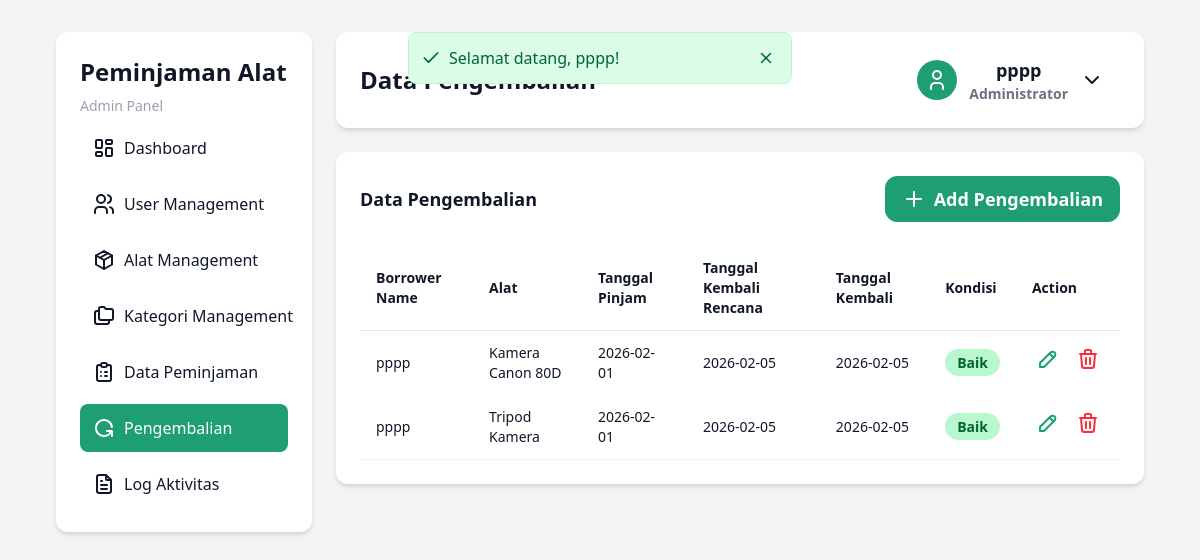
Before: /pages/admin/pengembalian.php (signed in) with the older database file.
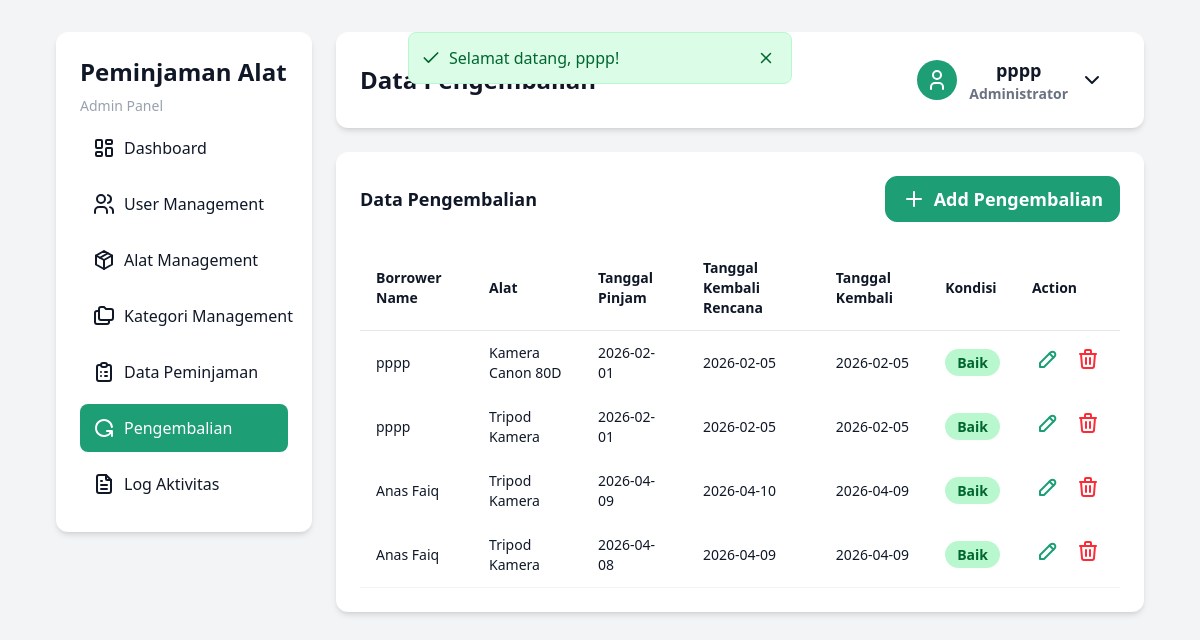
After: the same page with the newer database file.
### tables this page shows
CREATE TABLE `pengembalian` (
  `id_pengembalian` int NOT NULL,
  `id_peminjaman` int NOT NULL,
  `tanggal_kembali` date NOT NULL,
  `kondisi_kembali` enum('Baik','Rusak') DEFAULT 'Baik',
  `denda` int DEFAULT '0',
  `created_at` timestamp NOT NULL DEFAULT CURRENT_TIMESTAMP
);

CREATE TABLE `users` (
  `id_user` int NOT NULL,
  `nama` varchar(100) NOT NULL,
  `username` varchar(100) NOT NULL,
  `password` varchar(255) NOT NULL,
  `role` enum('admin','petugas','peminjam') NOT NULL
);

CREATE TABLE `alat` (
  `id_alat` int NOT NULL,
  `id_kategori` int NOT NULL,
  `nama_alat` varchar(150) NOT NULL,
  `kondisi` enum('Baik','Rusak Ringan','Rusak Berat') DEFAULT 'Baik',
  `harga_barang` int NOT NULL,
  `harga_sewa` int NOT NULL,
  `stok` int NOT NULL,
  `created_at` timestamp NOT NULL DEFAULT CURRENT_TIMESTAMP
);

CREATE TABLE `peminjaman` (
  `id_peminjaman` int NOT NULL,
  `id_user` int NOT NULL,
  `tanggal_pinjam` date NOT NULL,
  `tanggal_kembali_rencana` date NOT NULL,
  `status` enum('Menunggu','Disetujui','Ditolak') DEFAULT 'Menunggu',
  `total_biaya` int DEFAULT '0',
  `status_pembayaran` enum('Belum Dibayar','Lunas') DEFAULT 'Belum Dibayar',
  `created_at` timestamp NOT NULL DEFAULT CURRENT_TIMESTAMP
);

### pages/admin/pengembalian.php (the view, shortened to what the changed rows need)
<?php
include '../../config/conn.php';
$query = mysqli_query(
    $conn,
    "SELECT pengembalian.*, users.nama as nama_peminjam, alat.nama_alat, peminjaman.tanggal_pinjam, peminjaman.tanggal_kembali_rencana, detail_peminjaman.jumlah AS jumlah FROM pengembalian
            JOIN peminjaman ON pengembalian.id_peminjaman = peminjaman.id_peminjaman
            JOIN users ON peminjaman.id_user = users.id_user
            JOIN detail_peminjaman ON peminjaman.id_peminjaman = detail_peminjaman.id_peminjaman
            JOIN alat ON detail_peminjaman.id_alat = alat.id_alat"
);
?>
<!DOCTYPE html>
<html lang="en">
  <head>
    <link rel="stylesheet" href="../../src/output.css" />
  </head>
  <body class="flex gap-6 min-h-screen w-full py-8 px-14">
    <?php
      include '../components/sidebar.php'
    ?>
    <main class="right-dashboard-section">
      <div class="main-card">
        <section class="equipment-table-section">
          <table class="crud-table">
            <thead>
              <tr>
                <td class="table-header">Borrower Name</td>
                <td class="table-header">Alat </td>
                <td class="table-header">Tanggal Pinjam</td>
                <td class="table-header">Tanggal Kembali Rencana</td>
                <td class="table-header">Tanggal Kembali</td>
                <td class="table-header">Kondisi</td>
                <td class="table-header">Action</td>
              </tr>
            </thead>
            <tbody>
              <?php
              while ($data = mysqli_fetch_assoc($query)) :
                  $kondisi_kembali = $data['kondisi_kembali'];
                  if ($kondisi_kembali == "Baik") {
                      $statusColor = "bg-green-200 text-green-800";
                  } elseif ($kondisi_kembali == "Rusak") {
                      $statusColor = "bg-red-200 text-red-800";
                  } else {
                      $statusColor = "bg-gray-200 text-gray-200";
                  }
              ?>
              <tr>
                <td><?= $data['nama_peminjam'] ?></td>
                <td><?= $data['nama_alat'] ?></td>
                <td><?= $data['tanggal_pinjam'] ?></td>
                <td><?= $data['tanggal_kembali_rencana'] ?></td>
                <td><?= $data['tanggal_kembali'] ?></td>
                <td class="equipment-status">
                  <span class="<?= $statusColor ?>"><?= $data['kondisi_kembali'] ?></span>
                </td>
                <td class="button-wrapper">
                  <a href="#"
                     data-id="<?= $data['id_pengembalian']; ?>"
                     data-id-peminjaman="<?= $data['id_peminjaman']; ?>"
                     data-tanggal-kembali="<?= $data['tanggal_kembali']; ?>"
                     data-kondisi-kembali="<?= $data['kondisi_kembali']; ?>"
                     data-denda="<?= $data['denda']; ?>"
                     class="edit-button">
                    <svg xmlns="http://www.w3.org/2000/svg" width="24" height="24" viewBox="0 0 24 24" fill="none" stroke="currentColor" stroke-width="2" stroke-linecap="round" stroke-linejoin="round">
                      <path d="M4 20h4l10.5 -10.5a2.828 2.828 0 1 0 -4 -4l-10.5 10.5v4"/>
                      <path d="M13.5 6.5l4 4" />
                    </svg>
                  </a>
                  <a href="proses/proses-delete-pengembalian.php?id=<?= $data['id_pengembalian']; ?>"
                     class="delete-button"
                     onclick="return confirm('Yakin hapus pengembalian ini?')">
                  </a>
                </td>
              </tr>
              <?php endwhile; ?>
            </tbody>
          </table>
        </section>
      </div>
    </main>
  </body>
</html>

Changed rows visible on the page:
added pengembalian: users.nama "Anas Faiq", alat.nama_alat "Tripod Kamera", id_peminjaman.tanggal_pinjam "2026-04-09", id_peminjaman.tanggal_kembali_rencana "2026-04-10", tanggal_kembali "2026-04-09", kondisi_kembali "Baik"
added pengembalian: users.nama "Anas Faiq", alat.nama_alat "Tripod Kamera", id_peminjaman.tanggal_pinjam "2026-04-08", id_peminjaman.tanggal_kembali_rencana "2026-04-09", tanggal_kembali "2026-04-09", kondisi_kembali "Baik"
